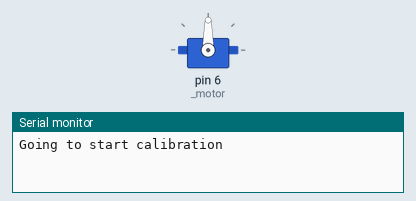
This sketch was run on a simulated Arduino Uno, built with avr-gcc and run on an emulated ATmega328P. Parts: servo, the last lines printed to the serial monitor.

Above: at 0.1 s.
At 3.1 s:
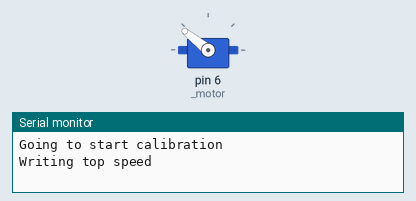
At 9.1 s:
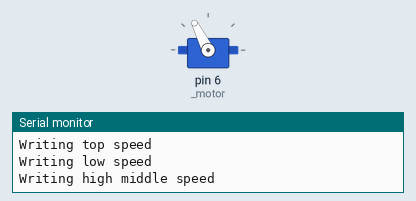
At 12.1 s:
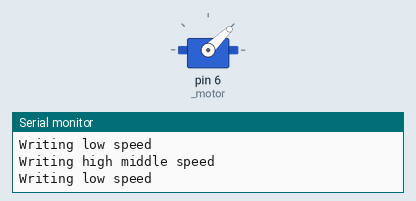
Timing chart, 0 to 16.5 s (numbered marks = the images above):
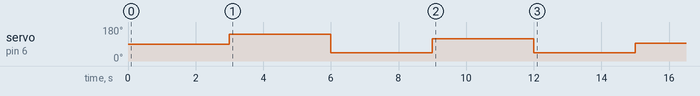

The sketch:

CalibrateESC.ino
```cpp
#include <Servo.h>

Servo _motor;

void CalibrateMotor()
{
  int wait = 3000; // 2 Second wait
  Serial.print("Going to start calibration\n");
  delay(wait);

  Serial.print("Writing top speed\n");
  _motor.writeMicroseconds(2000);
  delay(wait);

  // write 100
  Serial.print("Writing low speed\n");
  _motor.writeMicroseconds(1000);
  delay(wait);

  // write 300
  Serial.print("Writing high middle speed\n");
  _motor.writeMicroseconds(1750);
  delay(wait);

  // write 100
  Serial.print("Writing low speed\n");
  _motor.write(1000);
  delay(wait);

  // write 200
  Serial.print("Writing stop  speed\n");
  _motor.writeMicroseconds(1500);
  delay(wait);
}
void setup() {
  // put your setup code here, to run once:
  Serial.begin(38400);

  _motor.attach(6);

  CalibrateMotor();
}

void loop() {
  // put your main code here, to run repeatedly:
  delay(100);
}
```
